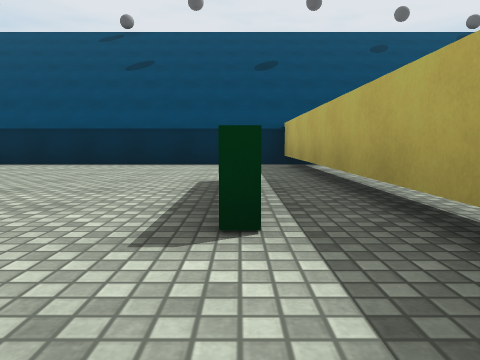
[1] (above)

23 first-person views from a walk through a Unity game level. The camera is 0.43 m above the floor, tilts 6° down and sees 70° across. The floor is counted in squares, 1 m on a side. Each view is taken from the middle of a square. On the plan, view 1 faces up. The plan holds only what a view shows up to about 9 squares ahead; the rest is blank. The place goes on beyond the plan. The player character is not drawn. Surface patterns are stand-ins for the level's own textures.

[2]
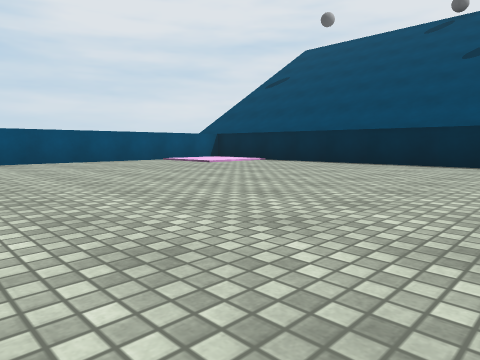

[3]
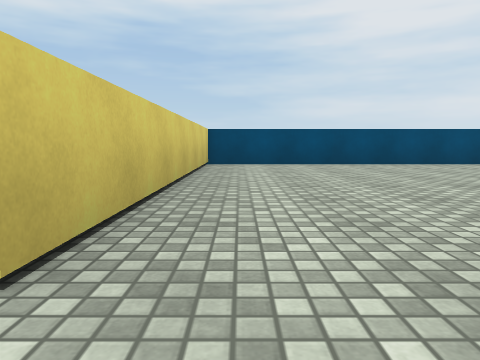

[4]
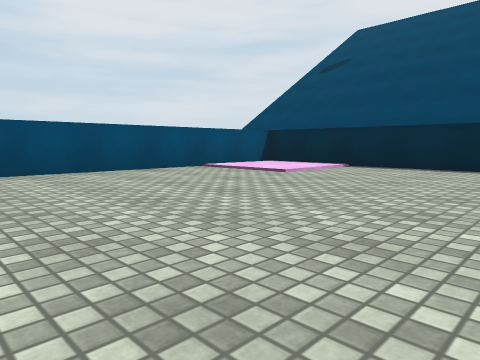

[5]
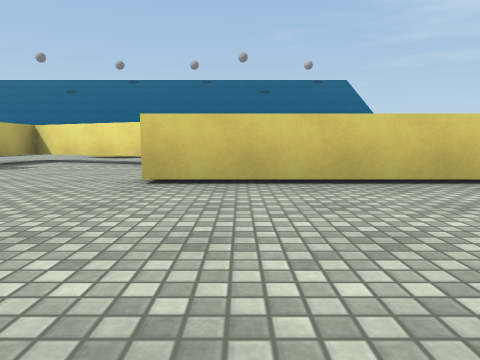

[6]
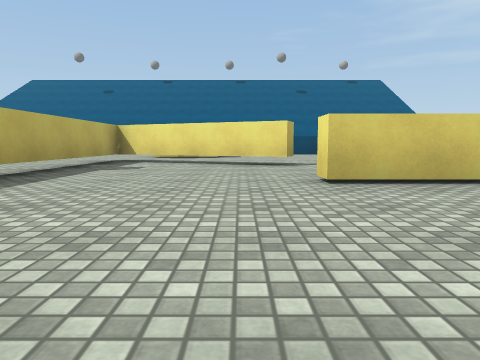

[7]
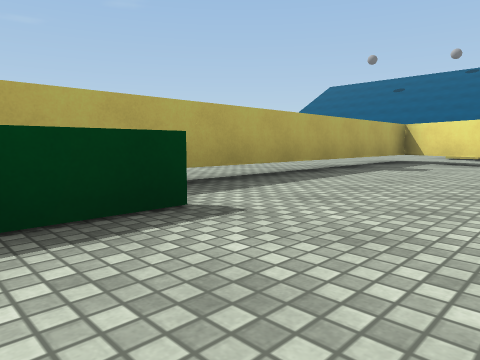

[8]
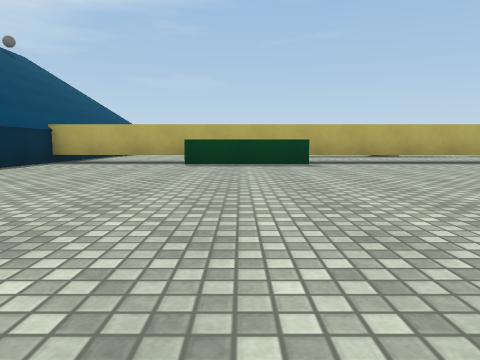

[9]
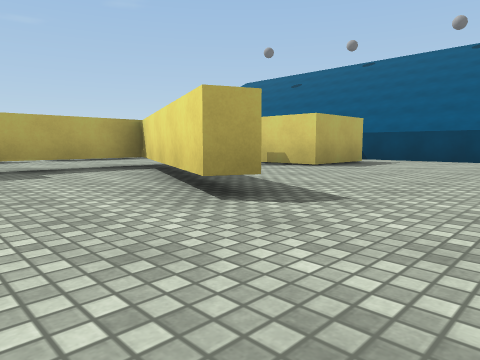

[10]
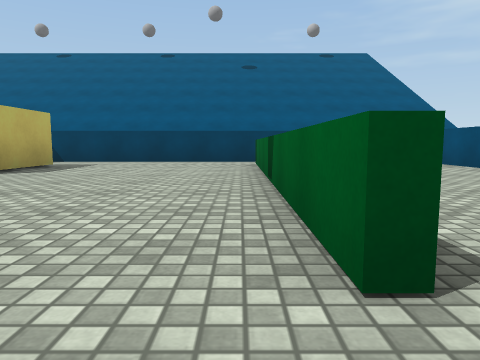

[11]
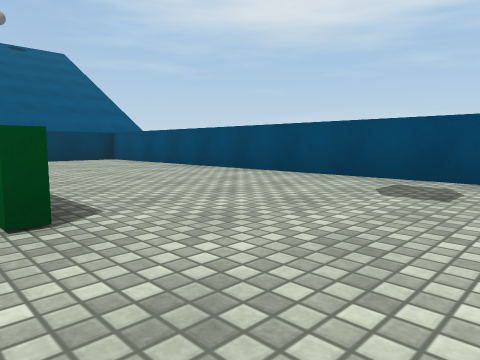

[12]
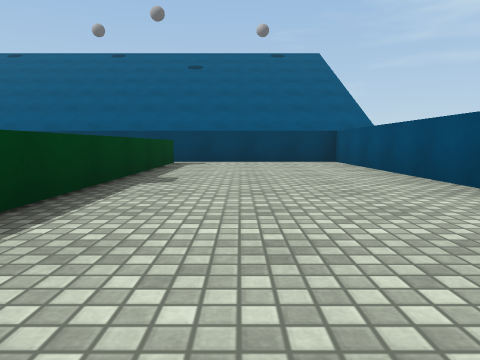

[13]
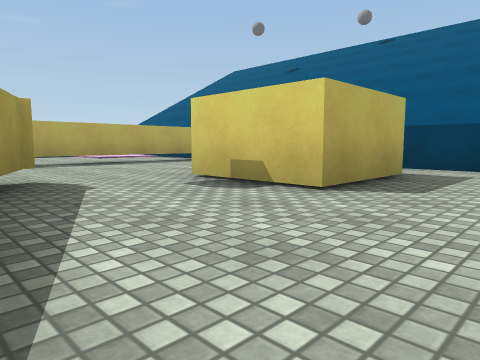

[14]
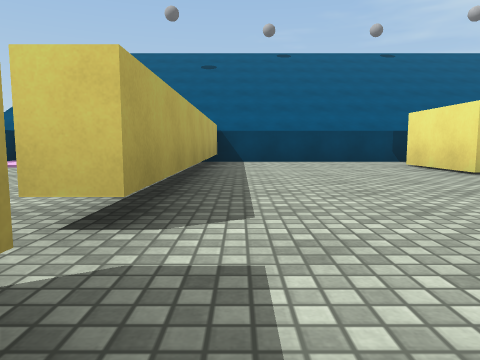

[15]
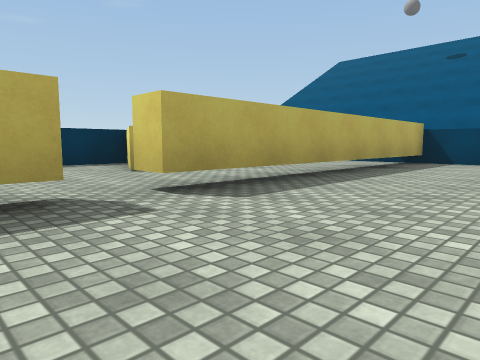

[16]
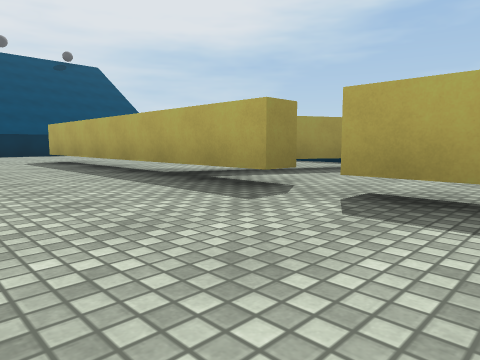

[17]
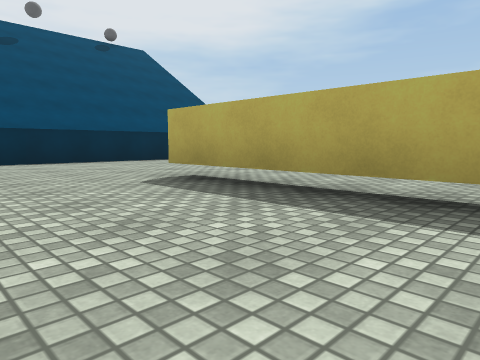

[18]
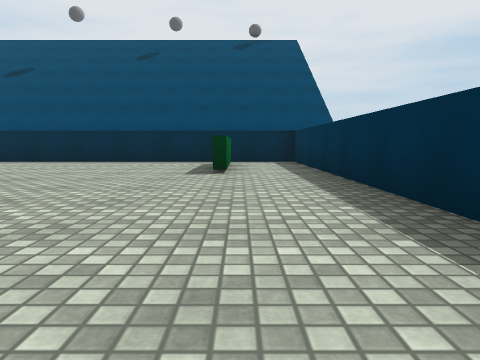

[19]
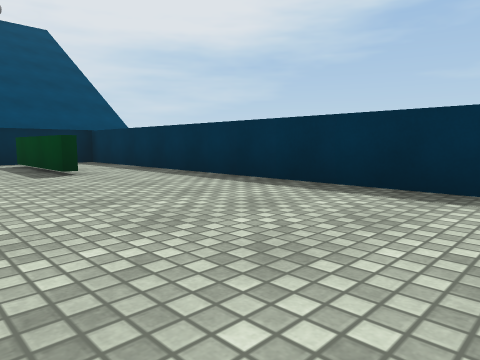

[20]
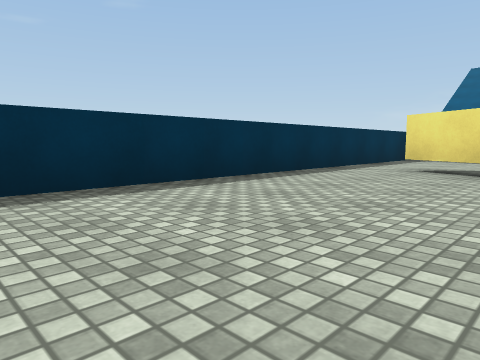

[21]
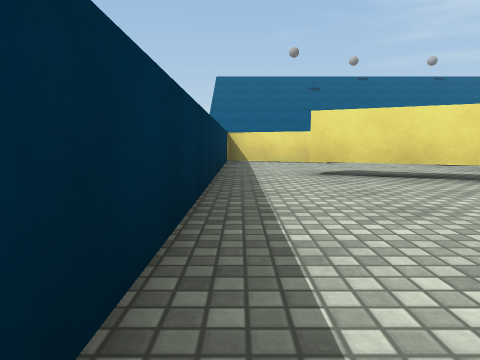

[22]
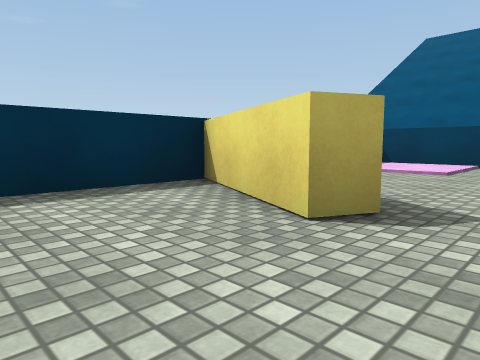

[23]
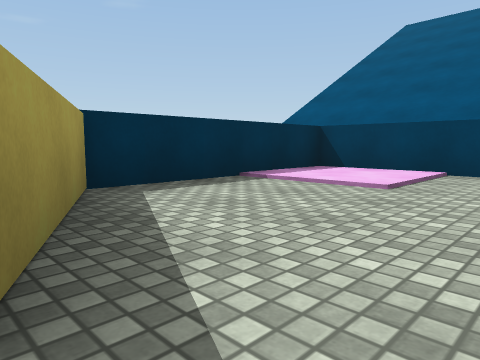

### Floor plan
Key: @ floor where view 1 was taken; # wall or solid block; x gap in a wall; . main floor; : floor 0.05 m higher than the main floor; T thing the floor can be seen under or through; B yellow block.
Columns run from 10 left of view 1 to 10 right of it. Each row starts with its distance up from view 1.
  8 #####################
  7 #::........#........#
  6 #::........#......#.#
  5 #..........#......#.#
  4 #.........##........#
  3 #.........TT........#
  2 #.........TT...T....#
  1 #..........T...T....#
  0 #.........@T...T....#
 -1 ########...T...T....#
 -2   .........T...TTT..#
 -3 #..........T...T.TT.#
 -4 #...#..##..T...x....#
 -5 #...#... TTT...T....#
 -6 #...#..........T.##.#
 -7 #...#..........T..###
 -8 #...#....BB....T....#
 -9 #...#....BB....T....#
-10 #...#....BB....T..::#
-11 #..............T..::#
-12 ###############  ####

Positions as (right, up) in squares from view 1, and headings:
1: (0, 0), facing up
2: (-1, 0), facing up-left
3: (-2, 0), facing left
4: (-4, 1), facing up-left
5: (-4, 3), facing down
6: (-2, 3), facing down
7: (-2, 3), facing down-right
8: (-7, 3), facing right
9: (-5, -2), facing down-right
10: (-5, -3), facing down
11: (-5, -2), facing down-left
12: (-7, -3), facing down
13: (-3, -5), facing down-right
14: (4, -3), facing down
15: (2, -3), facing down-right
16: (2, -6), facing up-right
17: (2, -1), facing up-right
18: (8, -1), facing up
19: (6, -1), facing up-right
20: (6, 3), facing down-right
21: (9, 2), facing down
22: (6, -4), facing down-right
23: (6, -6), facing down-right
